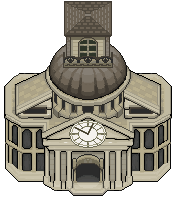
#> input picture tools/tileredux/cathedral_tile.png, 176 x 208 px
$ python tileredux.py cathedral_tile.png
#> lines starting #> are read from the running program, lines starting #| are printed output that depends on the picture
#> further down, img is the input picture: PIL image 176x208 RGBA; mean R, G, B, A 107.7, 104.1, 94, 158.7
# utility to deduplicate 8x8 sections (allowing X/Y flips), compact them and produce mapping JSON + atlas PNG
import argparse
from PIL import Image, ImageOps
import json, os, math

def process_tileset(img: Image.Image, block_size=8, out_prefix="output/", filename="tileset"):
#> called with block_size = 8, out_prefix = 'output', filename = 'cathedral_tile.png'
    img = img.convert("RGBA")
    w, h = img.size
#> w = 176; h = 208
    if w % block_size != 0 or h % block_size != 0:
        raise ValueError(f"Image size {w}x{h} is not multiple of block size {block_size}")
    cols = w // block_size
#> cols = 22
    rows = h // block_size
#> rows = 26

    # extract blocks
    blocks = []
    for by in range(rows):
        for bx in range(cols):
            left = bx * block_size
            top = by * block_size
            block = img.crop((left, top, left + block_size, top + block_size))
            blocks.append({"bx": bx, "by": by, "img": block})
#> after the loop, blocks = 572 items

    def variants_bytes(block_img):
        v = {}
        v["none"] = block_img.tobytes()
        fx = ImageOps.mirror(block_img)
        fy = ImageOps.flip(block_img)
        fx_fy = ImageOps.flip(fx)
        v["fx"] = fx.tobytes()
        v["fy"] = fy.tobytes()
        v["fxfy"] = fx_fy.tobytes()
        return v

    unique_images = []
    unique_bytes = []
    block_mappings = []
    unique_first_pos = {}

    for idx, blk in enumerate(blocks):
        img_blk = blk["img"]
        variants = variants_bytes(img_blk)
        found = False
        for uid, ubytes in enumerate(unique_bytes):
            if ubytes == variants["none"]:
                block_mappings.append({"unique_id": uid, "flip_x": False, "flip_y": False})
                found = True; break
            if ubytes == variants["fx"]:
                block_mappings.append({"unique_id": uid, "flip_x": True, "flip_y": False})
                found = True; break
            if ubytes == variants["fy"]:
                block_mappings.append({"unique_id": uid, "flip_x": False, "flip_y": True})
                found = True; break
            if ubytes == variants["fxfy"]:
                block_mappings.append({"unique_id": uid, "flip_x": True, "flip_y": True})
                found = True; break
        if not found:
            uid = len(unique_images)
            unique_images.append(img_blk.copy())
            unique_bytes.append(variants["none"])
            block_mappings.append({"unique_id": uid, "flip_x": False, "flip_y": False})
            unique_first_pos[uid] = idx
#> after the loop, block_mappings = 572 items; unique_bytes = 215 items; unique_first_pos = 215 items; unique_images = 215 items

    num_unique = len(unique_images)
#> num_unique = 215
    fixed_width = 128
    cols = fixed_width // block_size
    comp_rows = math.ceil(num_unique / cols)
#> comp_rows = 14
    atlas_w = fixed_width
    atlas_h = comp_rows * block_size
#> atlas_h = 112
    atlas = Image.new("RGBA", (atlas_w, atlas_h), (0, 0, 0, 0))
#> atlas: PIL image 128x112 RGBA; every value is 0

    ordered_uids = sorted(range(num_unique), key=lambda u: unique_first_pos[u])
#> ordered_uids = 215 values from 0 to 214
    uid_to_placement = {uid: pos for pos, uid in enumerate(ordered_uids)}
#> uid_to_placement = 215 items

    for uid, pos in uid_to_placement.items():
        px = (pos % cols) * block_size
        py = (pos // cols) * block_size
        atlas.paste(unique_images[uid], (px, py))
#> this loop made 215 passes
#> (px, py) on passes 1 to 3: (0, 0), (8, 0), (16, 0)
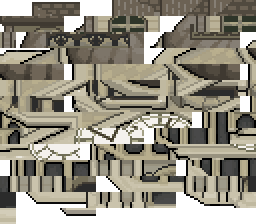
#> atlas: PIL image 128x112 RGBA (shown 2 times larger); mean R, G, B, A 123.2, 118.5, 104.8, 216.8; transparent parts drawn white

    blocks_info = []
    for idx, blk in enumerate(blocks):
        mapping = block_mappings[idx]
        uid = mapping["unique_id"]
        placement = uid_to_placement[uid]
        p_bx = placement % cols
        p_by = placement // cols
        blocks_info.append({
            "orig_bx": blk["bx"],
            "orig_by": blk["by"],
            "atlas_bx": p_bx,
            "atlas_by": p_by,
            "unique_id": uid,
            "flip_x": mapping["flip_x"],
            "flip_y": mapping["flip_y"]
        })
#> this loop made 572 passes
#> (mapping, uid, placement, p_bx) on passes 1 to 3: ({'unique_id': 0, 'flip_x': False, 'flip_y': False}, 0, 0, 0), ({'unique_id': 1, 'flip_x': False, 'flip_y': False}, 1, 1, 1), ({'unique_id': 1, 'flip_x': False, 'flip_y': False}, 1, 1, 1)
#> after the loop, blocks_info = 572 items

    os.makedirs(os.path.dirname(out_prefix+"/"), exist_ok=True)
    atlas_path = f"{out_prefix}/{filename}_atlas.png"
    json_path = f"{out_prefix}/{filename}_map.json"
    atlas.save(atlas_path)

    mapping_json = {
        "original_image": {"width": w, "height": h},
        "block_size": block_size,
        "grid": {"cols": cols, "rows": rows},
        "atlas": {"path": os.path.basename(atlas_path), "width": atlas_w, "height": atlas_h, "cols": cols, "rows": comp_rows},
        "unique_count": num_unique,
        "unique_order": ordered_uids,
        "blocks": blocks_info
    }
    with open(json_path, "w", encoding="utf-8") as f:
        json.dump(mapping_json, f, indent=2)
    return atlas_path, json_path, mapping_json, atlas

if __name__ == "__main__":
    parser = argparse.ArgumentParser(
        description="Deduplica blocchi 8x8 (o altra dimensione) da un'immagine pixel-art e genera atlas + mapping JSON."
    )
    parser.add_argument("input", help="Percorso dell'immagine di input (es. tileset.png)")
    parser.add_argument(
        "-b", "--block-size", type=int, default=8,
        help="Dimensione del blocco (default: 8)"
    )
    parser.add_argument(
        "-o", "--out-prefix", default="output",
        help="Prefisso file di output (default: tileset_output)"
    )
    args = parser.parse_args()

    img = Image.open(args.input)
    atlas_path, json_path, mapping_json, atlas_img = process_tileset(
        img, block_size=args.block_size, out_prefix=args.out_prefix, filename=args.input
    )
#> atlas_path = 'output/cathedral_tile.png_atlas.png'; json_path = 'output/cathedral_tile.png_map.json'; mapping_json = 7 items

    print(f"[OK] Atlas salvato in: {atlas_path}")
#| [OK] Atlas salvato in: output/cathedral_tile.png_atlas.png
    print(f"[OK] Mapping JSON salvato in: {json_path}")
#| [OK] Mapping JSON salvato in: output/cathedral_tile.png_map.json
    print(f"Blocchi unici trovati: {mapping_json['unique_count']}")
#| Blocchi unici trovati: 215
